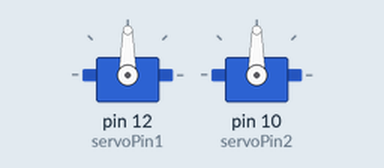
This sketch was run on a simulated Arduino Uno, built with avr-gcc and run on an emulated ATmega328P. On the bench: 2 × servo.

Above: at 0.05 s.
At 2.35 s:
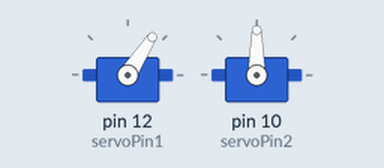
At 2.9 s:
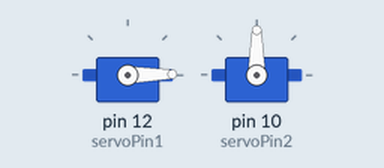
At 5.8 s:
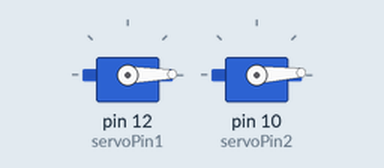
Timing chart, 0 to 7.6 s (numbered marks = the images above):
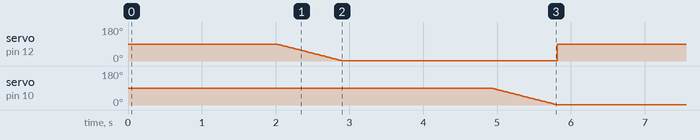

The sketch:

ServoCalbr.ino
```cpp
#include <Servo.h>

int servoPin1 = 12;
int servoPin2 = 10;
Servo servo1;
Servo servo2;
int servoAngle1 = 0;   // servo position in degrees
int servoAngle2 = 0;

void setup(){
  Serial.begin(9600);
  servo1.attach(servoPin1);
  servo2.attach(servoPin2);
}

void loop(){

  servo1.attach(servoPin1);
   servo1.write(90);
   delay(2000);

  for(servoAngle1 = 90; servoAngle1 > 0; servoAngle1--){
    servo1.write(servoAngle1);
    delay(10);
  }
  servo1.detach();

  servo2.write(90);
   delay(2000);

  for(servoAngle2 = 90; servoAngle2 > 0; servoAngle2--){
    servo2.write(servoAngle2);
    delay(10);
  }

}
```

Measured:
- by itself, servo on pin 12 (servoPin1), servo on pin 10 (servoPin2): ramps from 90° to 1° and jumps back, once every 5.8 s
